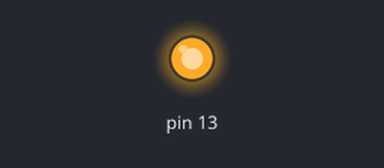
Simulated run of this sketch. Board: Arduino Uno, built with avr-gcc and run on an emulated ATmega328P. Shown: output pins drawn as LEDs (lit = HIGH).

Above: at 0.2 s.
At 24.0 s:
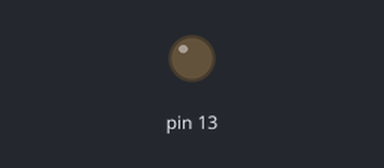
Timing chart, 0 to 32.5 s (numbered marks = the images above):
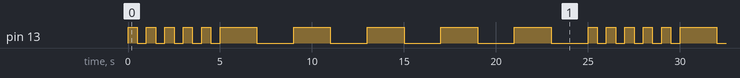

Measured:
- by itself, pin 13: repeats every 25.0 s: 4 × (LOW 0.50 s, HIGH 0.50 s), LOW 0.50 s, 5 × (HIGH 2.0 s, LOW 2.0 s), HIGH 0.50 s
- by itself, everything shown: repeats every 25.0 s, in 20 steps

The sketch:

Alternating_Blinks.ino
```cpp
void setup() {
  pinMode(13, OUTPUT);

}
int counter = 0; //for countering the number of blinks for each iteration
void loop() {
  while (counter < 5) {
    digitalWrite(13, HIGH);
    delay(500);
    digitalWrite(13, LOW);
    delay(500);
    counter++;
  }
  while (counter > 0) {
    digitalWrite(13, HIGH);
    delay(2000);
    digitalWrite(13, LOW);
    delay(2000);
    counter--;
  }
}
```
